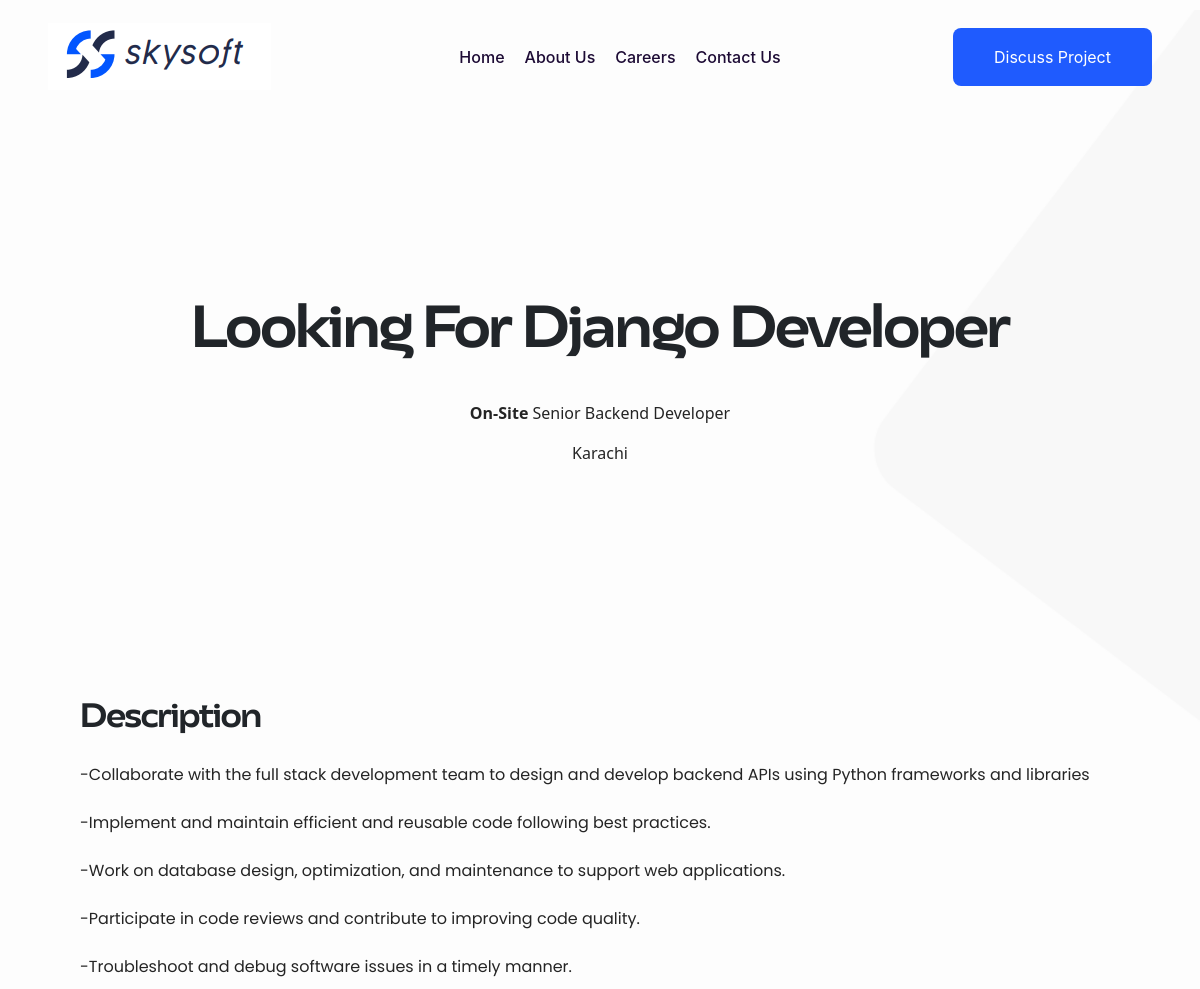
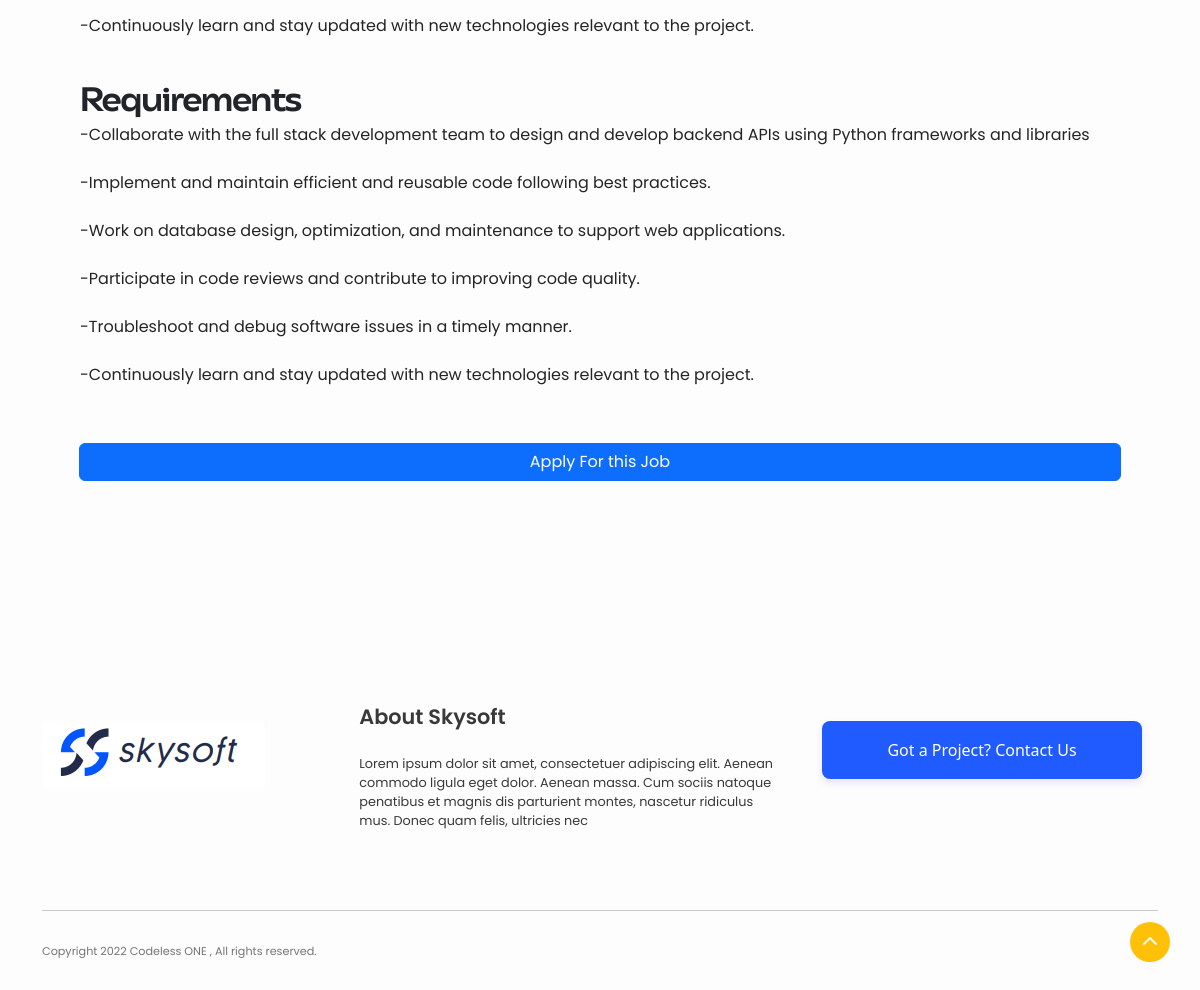
The app's page /job/3/ with its own data (2 pictures, top to bottom).
### webapp/models.py (models this page shows, shortened)
class job(models.Model):
    JOB_TYPES = [
        ('On-Site', 'On-site'),
        ('Remote', 'Remote'),
        ('Hybrid', 'Hybrid'),
    ]
    JOB_TIMES = [
        ('Full Time', 'Full Time'),
        ('Part Time', 'Part Time'),
        ('On weekend', 'On weekend'),
    ]
    title = models.CharField(max_length=300)
    job_type = models.CharField(
        max_length=10,
        choices=JOB_TYPES,
        default='On-Site',  # Set a default value (optional)
    )
    location = models.CharField(max_length=300)
    role = models.CharField(max_length=300)
    work_time = models.CharField(
        max_length=20,
        choices=JOB_TIMES,
        default='Full Time',
    )
    des = models.TextField(verbose_name='Description')
    requirements = models.TextField()
    created_at = models.DateTimeField(auto_now_add=True)  # Automatically sets the time when the job is created

### webapp/views.py (the view)
# urls.py: path('job/<int:id>/', job, name='job'),
def job(request,id):
    job_data = jb.objects.get(id = id)
    header_data = home_header.objects.get(id=1)
    logos = header_data.header_logos.all()
    context = {
        'job_data':job_data,
        'logos':logos,
    }
    return render(request, 'webapp/job.html',context)

### webapp/templates/webapp/job.html
{% extends 'webapp/base.html' %}
{% load static %}
{% block header %}
<div class="container text-center">
    <h1 class="big-text-n mb-5">
        Looking For {{job_data.title}}
    </h1>
    <p><b>{{job_data.job_type}}</b> {{job_data.role}}</p>
    <p>{{job_data.location}}</p>
</div>
{% endblock %}
{% block content %}
<div class="form-container mb-5 pb-5">
    <div class="description mx-5 mb-5">
    <h1 class="big-text-n mt-0 fs-2">Description</h1>
    <p>
        <br>
        {{job_data.des |safe }}
        <br>
    </p>
</div>
<div class="requirements mb-5 mx-5">
    <h1 class="big-text-n mt-4 fs-2">Requirements</h1>
    <p>
        {{job_data.requirements |safe }}
    </p>
</div>
<div class="d-grid mb-5 pt-2 pb-5 col-7 col-sm-11 mx-auto">
    <a href="{% url 'job-application' job_data.id %}" class="btn btn-primary ">Apply For this Job</a>
</div>
</div>
{% endblock %}

### static/css/main.css (style rules this page uses)
body { background-color: #FDFDFD !important; }
.btn { border-radius: 0; }
p { color: #000000db; }
.big-text-n { font-family: asgard-reg; font-size: 3.5rem; font-weight: 800; margin-top: 200px; line-height: 0.9; }
.form-container { margin: -13rem 18rem 2rem 18rem; font-family: Poppins, sans-serif; }
h1, h2, h3, h4, h5, h6 { color: hsl(0, 0%, 30%); }
@media only screen and (max-width: 1415px) { .form-container { margin: -13rem 2rem 2rem 2rem; } }

### records on screen
job: title "Django Developer", job_type "On-Site", role "Senior Backend Developer", location "Karachi", des "-Collaborate with the full stack development team to design and develop backend APIs using Python frameworks and libraries -Implement and maintain efficient and reusable code following best practices. -Work on database design, optimization, and maintenance to support web applications. -Participate in code reviews and contribute to improving code quality. -Troubleshoot and debug software issues in a timely manner. -Continuously learn and stay updated with new technologies relevant to the project.", requirements "-Collaborate with the full stack development team to design and develop backend APIs using Python frameworks and libraries -Implement and maintain efficient and reusable code following best practices. -Work on database design, optimization, and maintenance to support web applications. -Participate in code reviews and contribute to improving code quality. -Troubleshoot and debug software issues in a timely manner. -Continuously learn and stay updated with new technologies relevant to the project."
